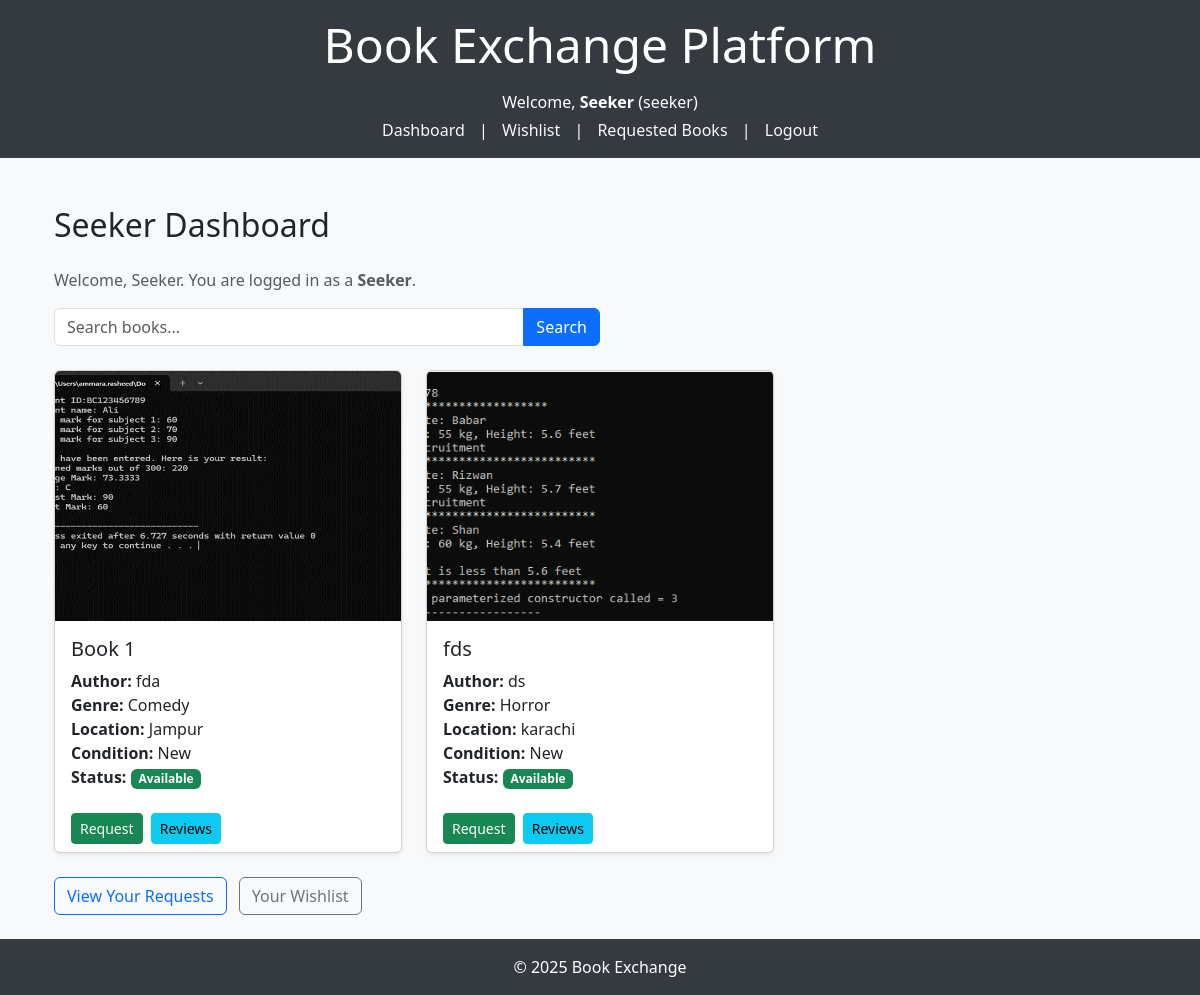
/dashboard/ (signed in), run on the app's committed database.
### myapp/models.py (models this page shows, shortened)
class User(models.Model):
    ROLE_CHOICES = [
        ('owner', 'Owner'),
        ('seeker', 'Seeker'),
    ]
    name = models.CharField(max_length=255)
    email = models.EmailField(unique=True)
    password_hash = models.CharField(max_length=255)
    location = models.CharField(max_length=255)
    role = models.CharField(max_length=10, choices=ROLE_CHOICES)
    phone = models.CharField(max_length=20, blank=True)
    created_at = models.DateTimeField(auto_now_add=True)

class Books(models.Model):
    CONDITION_CHOICES = [
        ('New', 'New'),
        ('Good', 'Good'),
        ('Fair', 'Fair'),
    ]
    STATUS_CHOICES = [
        ('Available', 'Available'),
        ('Reserved', 'Reserved'),
        ('Not Available', 'Not Available'),
    ]
    title = models.CharField(
        max_length=255,
        null=False,
        blank=False,
        help_text="Enter the book title",
    )
    author = models.CharField(
        max_length=255,
        null=False,
        blank=False,
        help_text="Enter the book author",
    )
    genre = models.CharField(
        max_length=255,
        null=False,
        blank=False,
        help_text="Enter the genre of the book",
    )
    condition = models.CharField(
        max_length=50,
        choices=CONDITION_CHOICES,
        null=False,
        blank=False,
        help_text="Select the condition of the book (New, Good, Fair)",
    )
    location = models.TextField(
        null=False,
        blank=False,
        help_text="Enter the location of the book owner",
    )
    photo_url = models.ImageField(
        upload_to='images/',
        null=True,
        blank=True,
        help_text="Upload an image of the book",
    )
    owner = models.ForeignKey(
        User,
        on_delete=models.CASCADE,
        related_name='books',
        help_text="The user who owns the book",
    )
    status = models.CharField(
        max_length=50,
        choices=STATUS_CHOICES,
        null=False,
        blank=False,
        default='Available',
        help_text="Select the status of the book (Available, Reserved, Not Available)",
    )
    created_at = models.DateTimeField(
        auto_now_add=True,
        help_text="The timestamp when the book was added",
    )
    external_url = models.URLField(
        max_length=500,
        null=True,
        blank=True,
        help_text="Enter an optional link to the book (Amazon, Daraz, etc.)",
    )

### myapp/views.py (the view, shortened to what this page needs)
# urls.py: path('dashboard/', views.dashboard, name='dashboard'),
def dashboard(request):
    user_id = request.session.get('user_id')
    if not user_id:
        return redirect('login')
    user = User.objects.get(id=user_id)
    if user.role == 'owner':
        requests = BookRequest.objects.filter(book__owner=user).order_by('-requested_at')
        if request.method == 'POST':
            request_id = request.POST.get('request_id')
            new_status = request.POST.get('status')
            if request_id and new_status in ['pending', 'approved', 'rejected']:
                book_request = get_object_or_404(BookRequest, id=request_id, book__owner=user)
                old_status = book_request.status
                book_request.status = new_status
                book_request.updated_at = timezone.now()
                book_request.save()
                if new_status == 'approved' and old_status != 'approved':
                    book = book_request.book
                    book.status = 'Not Available'
                    book.save()
                    BookRequest.objects.filter(book=book, status='pending').exclude(id=book_request.id).update(status='rejected')
                elif old_status == 'approved' and new_status != 'approved':
                    book = book_request.book
                    approved_exists = BookRequest.objects.filter(book=book, status='approved').exclude(id=book_request.id).exists()
                    if not approved_exists:
                        book.status = 'Available'
                        book.save()
                messages.success(request, f'Request status updated to {new_status}.')
            return redirect('dashboard')
        context = {
            'user': user,
            'requests': requests,
        }
        return render(request, 'dashboard_owner.html', context)
    else:  # seeker
        query = request.GET.get('q', '')
        books = Books.objects.filter(status='Available')
        wishlist = Wishlists.objects.filter(user=user)
        matched_books = Books.objects.none()
        for wish in wishlist:
            matched_books |= Books.objects.filter(
                status='Available'
            ).filter(
                Q(title__icontains=wish.title) |
                Q(author__icontains=wish.author) |
                Q(genre__icontains=wish.genre)
            )
        matched_books = matched_books.distinct().exclude(id__in=books.values_list('id', flat=True))
        context = {
            'user': user,
            'books': books,
            'query': query,
            'matched_books': matched_books,
        }
        return render(request, 'dashboard_seeker.html', context)

### myapp/templates/dashboard_seeker.html (shortened to what this page needs)
{% extends 'base.html' %}
{% block content %}
<div class="container mt-5">
    <h2 class="mb-4">Seeker Dashboard</h2>
    <p class="text-muted">Welcome, {{ user.name }}. You are logged in as a <strong>Seeker</strong>.</p>
    <form method="get" action="{% url 'dashboard' %}" class="input-group mb-4 w-50">
        <input type="text" name="q" class="form-control" placeholder="Search books..." value="{{ query }}">
        <button class="btn btn-primary" type="submit">Search</button>
    </form>
    {% if books %}
    <div class="row row-cols-1 row-cols-md-3 g-4">
        {% for book in books %}
        <div class="col">
            <div class="card h-100 shadow-sm">
                {% if book.photo_url %}
                    <img src="{{ book.photo_url.url }}" class="card-img-top" alt="{{ book.title }}" style="height: 250px; object-fit: cover;">
                {% else %}
                    <div class="card-img-top d-flex align-items-center justify-content-center bg-light" style="height: 250px;">
                        <span class="text-muted">No Image</span>
                    </div>
                {% endif %}
                <div class="card-body">
                    <h5 class="card-title">{{ book.title }}</h5>
                    <p class="card-text">
                        <strong>Author:</strong> {{ book.author }}<br>
                        <strong>Genre:</strong> {{ book.genre }}<br>
                        <strong>Location:</strong> {{ book.location }}<br>
                        <strong>Condition:</strong> {{ book.condition }}<br>
                        <strong>Status:</strong>
                        <span class="badge {% if book.status == 'Available' %}bg-success{% elif book.status == 'Reserved' %}bg-warning{% else %}bg-secondary{% endif %}">
                            {{ book.status }}
                        </span>
                    </p>
                </div>
                <div class="card-footer bg-white border-0">
                    {% if book.status == 'Available' %}
                        <form method="post" action="{% url 'request_book' book.id %}" class="d-inline">
                            <button type="submit" class="btn btn-sm btn-success">Request</button>
                        </form>
                    {% else %}
                        <button type="button" class="btn btn-sm btn-secondary" disabled>Request</button>
                    {% endif %}
                    <a href="{% url 'book_review' book.id %}" class="btn btn-sm btn-info ms-1">Reviews</a>
                </div>
            </div>
        </div>
        {% endfor %}
    </div>
    {% else %}
        <div class="alert alert-info">No books found.</div>
    {% endif %}
    <div class="mt-4">
        <a href="{% url 'seeker_requests' %}" class="btn btn-outline-primary me-2">View Your Requests</a>
        <a href="{% url 'wishlist_view' %}" class="btn btn-outline-secondary">Your Wishlist</a>
    </div>
</div>
{% endblock %}

### myapp/templates/base.html (shortened to what this page needs)
<!DOCTYPE html>
<html lang="en">
<head>
    <link href="https://cdn.jsdelivr.net/npm/bootstrap@5.3.3/dist/css/bootstrap.min.css" rel="stylesheet">
</head>
<body>
<header class="text-center">
    <div class="container">
        <h1 class="display-5">Book Exchange Platform</h1>
        <nav class="mt-3">
            {% if request.session.user_id %}
                <p class="mb-1">Welcome, <strong>{{ request.session.user_name }}</strong> ({{ request.session.user_role }})</p>
                <a href="{% url 'dashboard' %}">Dashboard</a>
                {% if request.session.user_role == 'owner' %}
                    | <a href="{% url 'book_list' %}">Manage Books</a>
                {% elif request.session.user_role == 'seeker' %}
                    | <a href="{% url 'add_to_wishlist_manual' %}">Wishlist</a>
                    | <a href="{% url 'seeker_requests' %}">Requested Books</a>
                {% endif %}
                | <a href="{% url 'logout' %}">Logout</a>
            {% else %}
                <a href="{% url 'index' %}">Home</a>
                | <a href="{% url 'login' %}">Login</a>
                | <a href="{% url 'register' %}">Register</a>
            {% endif %}
        </nav>
    </div>
</header>
<main class="container my-4">
    {% block content %}{% endblock %}
</main>
<footer class="text-center">
    <p class="mb-0">&copy; 2025 Book Exchange</p>
</footer>
</body>
</html>

### myapp/templates/base.html (style rules this page uses)
body { background-color: #f8f9fa; }
header, footer { background-color: #343a40; color: white; padding: 1rem 0; }
nav a { color: #f8f9fa; margin: 0 10px; text-decoration: none; }

### data on the page
User: name "Seeker"
Books: photo_url (picture), title "Book 1", author "fda", genre "Comedy", location "Jampur", condition "New", status "Available", shows "Request"
Books: photo_url (picture), title "fds", author "ds", genre "Horror", location "karachi", condition "New", status "Available", shows "Request"

### other printed values
{{ request.session.user_name }} "Seeker"
{{ request.session.user_role }} "seeker"
